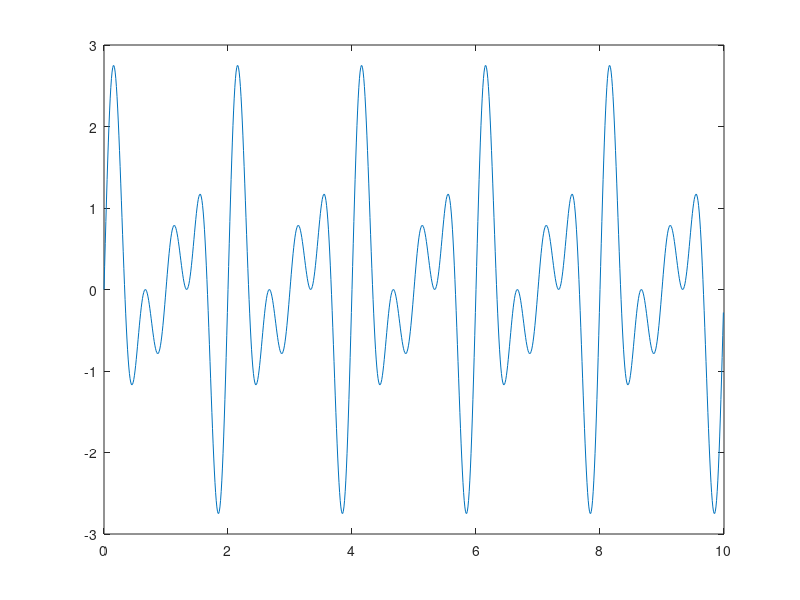

The MATLAB script that drew this image: (Note: this script raises an error after producing the figure.)
%% Clear
clear; % apagar as variavéis no workspace
close all; % apagar os objetos (figuras) no workspace
clc;    % clear da linha de comandos

%% Ex2 
%% Ex2a)
Ta = 0.01;
t = 0:Ta:10-Ta;
x = sin(2*pi*t)+sin(3*pi*t)+sin(4*pi*t);
figure(2)
plot(t, x);
[X,f] = Espetro(x, Ta, 0);

%% Ex2b)
Ta = 1/4;
t = 0:Ta:5-Ta;
y = sin(2*pi*t - pi/3) + cos(6*pi*t + pi/5);
[Y, f] = Espetro(y, Ta, 0);

%% Ex2c)
Ta = 0.01;
t = 0:Ta:5-Ta;
z = (square(2*pi*t)+1)/2;
figure(2);
plot(t, z);
[Z, f] = Espetro(z, Ta, 0);

%% Ex2d)
Ta = 0.01;
t = 0:Ta:5-Ta;
q = sawtooth(4*pi*t, 1/2);
figure(2);
plot(t, q);
[Q, f] = Espetro(q, Ta, 0);

%% Ex 3 & Ex 4

N = 500;
Ta = 1e-3;
t = 0:Ta:(N*Ta)-Ta;
freq = (20-1)*rand(1,20) + 1;
fases = (2*pi)*rand(1,20);
x = 0;
for i=1:20
    x = x + sin(2*pi*freq(i)*t + fases(i));
end
figure(2)
plot(t, x);

[X, f, window] = Espetro(x, Ta, 1);
